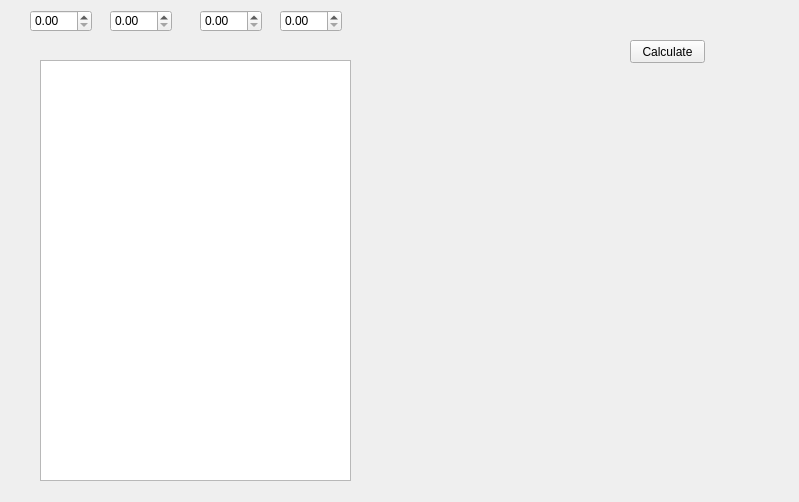
<?xml version="1.0" encoding="UTF-8"?>
<ui version="4.0">
 <class>ObviousMethod</class>
 <widget class="QWidget" name="ObviousMethod">
  <property name="geometry">
   <rect>
    <x>0</x>
    <y>0</y>
    <width>799</width>
    <height>502</height>
   </rect>
  </property>
  <property name="windowTitle">
   <string>Form</string>
  </property>
  <widget class="QPushButton" name="calculateButton">
   <property name="geometry">
    <rect>
     <x>630</x>
     <y>40</y>
     <width>75</width>
     <height>23</height>
    </rect>
   </property>
   <property name="text">
    <string>Calculate</string>
   </property>
  </widget>
  <widget class="QDoubleSpinBox" name="equationA">
   <property name="geometry">
    <rect>
     <x>30</x>
     <y>10</y>
     <width>62</width>
     <height>22</height>
    </rect>
   </property>
  </widget>
  <widget class="QDoubleSpinBox" name="equationB">
   <property name="geometry">
    <rect>
     <x>110</x>
     <y>10</y>
     <width>62</width>
     <height>22</height>
    </rect>
   </property>
  </widget>
  <widget class="QDoubleSpinBox" name="accurateA">
   <property name="geometry">
    <rect>
     <x>200</x>
     <y>10</y>
     <width>62</width>
     <height>22</height>
    </rect>
   </property>
  </widget>
  <widget class="QDoubleSpinBox" name="accurateB">
   <property name="geometry">
    <rect>
     <x>280</x>
     <y>10</y>
     <width>62</width>
     <height>22</height>
    </rect>
   </property>
  </widget>
  <widget class="QPlainTextEdit" name="plainTextEdit">
   <property name="geometry">
    <rect>
     <x>40</x>
     <y>60</y>
     <width>311</width>
     <height>421</height>
    </rect>
   </property>
  </widget>
 </widget>
 <resources/>
 <connections/>
</ui>
